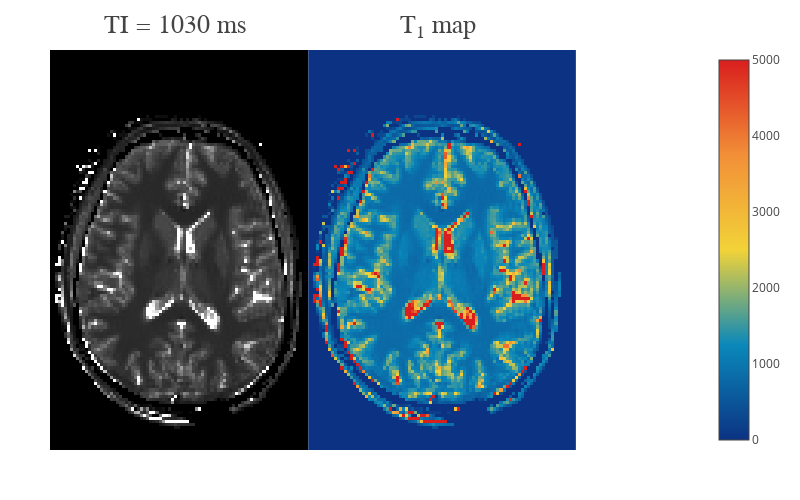

Notebook cell for this chart:
### Code cell
from plotly import tools
trace1 = go.Heatmap(x = xAxis,
                   y = yAxis,
                   z=t1Map,
                   colorscale='Greys',
                   showscale = False,
                   name = 'Signal')
trace2 = go.Heatmap(x = xAxis,
                   y = yAxis,
                   z=t1Map,
                   colorscale='Portland',
                   xaxis='x2',
                   yaxis='y2',
                   name = 'T1 values (ms)')

data=[trace1, trace2]

layout = dict(
    margin = dict(
                t=50,
                r=50,
                b=50,
                l=50),
    annotations=[
        dict(
            x=0.08,
            y=1.1,
            showarrow=False,
            text='TI = 1030 ms',
            font=dict(
                family='Times New Roman',
                size=26
            ),
            xref='paper',
            yref='paper'
        ),
        dict(
            x=0.6,
            y=1.1,
            showarrow=False,
            text='T<sub>1</sub> map',
            font=dict(
                family='Times New Roman',
                size=26
            ),
            xref='paper',
            yref='paper'
        ),
    ],
    xaxis = dict(range = [0,127], autorange = False,
             showgrid = False, zeroline = False, showticklabels = False,
             ticks = '', domain=[0, 0.6]),

    yaxis = dict(range = [0,127], autorange = False,
             showgrid = False, zeroline = False, showticklabels = False,
             ticks = '', domain=[0, 1]),
    xaxis2 = dict(range = [0,127], autorange = False,
             showgrid = False, zeroline = False, showticklabels = False,
             ticks = '', domain=[0.4, 1]),

    yaxis2 = dict(range = [0,127], autorange = False,
             showgrid = False, zeroline = False, showticklabels = False,
             ticks = '', domain=[0, 1], anchor='x2'),
    showlegend = False,
    width = 800, height = 500,
    autosize = False,
)

fig = dict(data=data, layout=layout)

iplot(fig, filename = 'basic-heatmap', config = config)

### Figure 1 — Plotly figure (JSON) as saved in the notebook; plotly's stock layout.template omitted (floating-point values rounded to 4 significant figures; data arrays with more than 128 entries replaced by an {"elided": "..."} marker saying what was removed)
{"data": [{"colorscale": "Greys", "name": "Signal", "showscale": false, "type": "heatmap", "uid": "c4022ddc-c296-11e8-bd23-be5e148a07fa", "x": [0, 1, 2, 3, 4, 5, 6, 7, 8, 9, 10, 11, 12, 13, 14, 15, 16, 17, 18, 19, 20, 21, 22, 23, 24, 25, 26, 27, 28, 29, 30, 31, 32, 33, 34, 35, 36, 37, 38, 39, 40, 41, 42, 43, 44, 45, 46, 47, 48, 49, 50, 51, 52, 53, 54, 55, 56, 57, 58, 59, 60, 61, 62, 63, 64, 65, 66, 67, 68, 69, 70, 71, 72, 73, 74, 75, 76, 77, 78, 79, 80, 81, 82, 83, 84, 85, 86, 87], "y": [0, 1, 2, 3, 4, 5, 6, 7, 8, 9, 10, 11, 12, 13, 14, 15, 16, 17, 18, 19, 20, 21, 22, 23, 24, 25, 26, 27, 28, 29, 30, 31, 32, 33, 34, 35, 36, 37, 38, 39, 40, 41, 42, 43, 44, 45, 46, 47, 48, 49, 50, 51, 52, 53, 54, 55, 56, 57, 58, 59, 60, 61, 62, 63, 64, 65, 66, 67, 68, 69, 70, 71, 72, 73, 74, 75, 76, 77, 78, 79, 80, 81, 82, 83, 84, 85, 86, 87, 88, 89, 90, 91, 92, 93, 94, 95, 96, 97, 98, 99, 100, 101, 102, 103, 104, 105, 106, 107, 108, 109, 110, 111, 112, 113, 114, 115, 116, 117, 118, 119, 120, 121, 122, 123, 124, 125, 126, 127], "z": {"elided": "128x88 float values"}}, {"colorscale": "Portland", "name": "T1 values (ms)", "type": "heatmap", "uid": "c402312e-c296-11e8-bd23-be5e148a07fa", "x": [0, 1, 2, 3, 4, 5, 6, 7, 8, 9, 10, 11, 12, 13, 14, 15, 16, 17, 18, 19, 20, 21, 22, 23, 24, 25, 26, 27, 28, 29, 30, 31, 32, 33, 34, 35, 36, 37, 38, 39, 40, 41, 42, 43, 44, 45, 46, 47, 48, 49, 50, 51, 52, 53, 54, 55, 56, 57, 58, 59, 60, 61, 62, 63, 64, 65, 66, 67, 68, 69, 70, 71, 72, 73, 74, 75, 76, 77, 78, 79, 80, 81, 82, 83, 84, 85, 86, 87], "xaxis": "x2", "y": [0, 1, 2, 3, 4, 5, 6, 7, 8, 9, 10, 11, 12, 13, 14, 15, 16, 17, 18, 19, 20, 21, 22, 23, 24, 25, 26, 27, 28, 29, 30, 31, 32, 33, 34, 35, 36, 37, 38, 39, 40, 41, 42, 43, 44, 45, 46, 47, 48, 49, 50, 51, 52, 53, 54, 55, 56, 57, 58, 59, 60, 61, 62, 63, 64, 65, 66, 67, 68, 69, 70, 71, 72, 73, 74, 75, 76, 77, 78, 79, 80, 81, 82, 83, 84, 85, 86, 87, 88, 89, 90, 91, 92, 93, 94, 95, 96, 97, 98, 99, 100, 101, 102, 103, 104, 105, 106, 107, 108, 109, 110, 111, 112, 113, 114, 115, 116, 117, 118, 119, 120, 121, 122, 123, 124, 125, 126, 127], "yaxis": "y2", "z": {"elided": "128x88 float values"}}], "layout": {"annotations": [{"font": {"family": "Times New Roman", "size": 26}, "showarrow": false, "text": "TI = 1030 ms", "x": 0.08, "xref": "paper", "y": 1.1, "yref": "paper"}, {"font": {"family": "Times New Roman", "size": 26}, "showarrow": false, "text": "T<sub>1</sub> map", "x": 0.6, "xref": "paper", "y": 1.1, "yref": "paper"}], "autosize": false, "height": 500, "margin": {"b": 50, "l": 50, "r": 50, "t": 50}, "showlegend": false, "width": 800, "xaxis": {"autorange": false, "domain": [0, 0.6], "range": [0, 127], "showgrid": false, "showticklabels": false, "ticks": "", "zeroline": false}, "xaxis2": {"autorange": false, "domain": [0.4, 1], "range": [0, 127], "showgrid": false, "showticklabels": false, "ticks": "", "zeroline": false}, "yaxis": {"autorange": false, "domain": [0, 1], "range": [0, 127], "showgrid": false, "showticklabels": false, "ticks": "", "zeroline": false}, "yaxis2": {"anchor": "x2", "autorange": false, "domain": [0, 1], "range": [0, 127], "showgrid": false, "showticklabels": false, "ticks": "", "zeroline": false}}}
